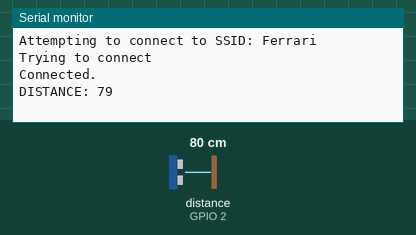
The sketch below on a simulated ESP32. On the bench: the last lines printed to the serial monitor. Wiring (inferred from the names in the program): ultrasonic range finder: trigger GPIO 4; echo GPIO 2. Inputs (shaded band) come from the test bench; at power-on: distance to the obstacle (sensor on GPIO 2) 80 cm. The echo pulse lasts 58.3 µs per cm; WiFi joins after 1.5 s; servers stay silent unless stated.

Above: at 5.3 s.
5.4 s: distance to the obstacle (sensor on GPIO 2) set to 2 cm
At 6.1 s:
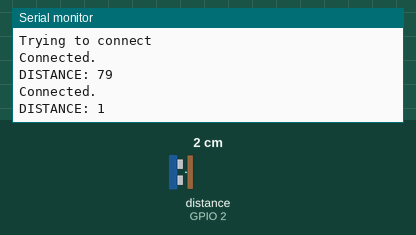
7.8 s: distance to the obstacle (sensor on GPIO 2) set to 4 cm
At 9.7 s:
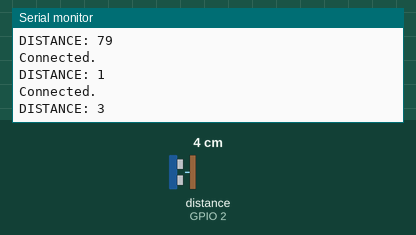
10.2 s: distance to the obstacle (sensor on GPIO 2) set to 9 cm
At 11.3 s:
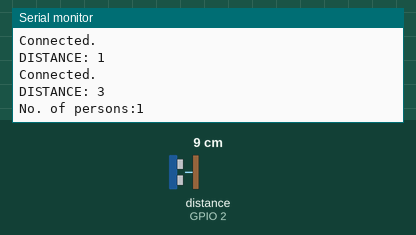
Timing chart, 0 to 13.2 s (numbered marks = the images above; inputs shaded):
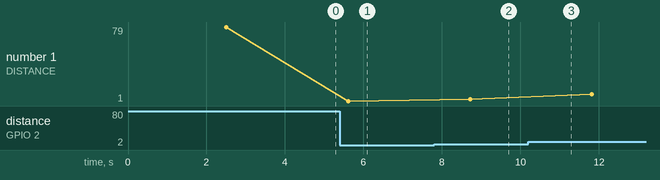

Measured:
- after the input at 5.4 s, the serial monitor: prints a new line after 0.21 s (image 1)
- after the input at 7.8 s, the serial monitor: prints a new line after 0.92 s (image 2)
- after the input at 10.2 s, the serial monitor: prints a new line after 0.52 s (image 3)
- plotted number 1: 79 → 1 after the input at 5.4 s, 1 → 3 after the input at 7.8 s, 3 → 8 after the input at 10.2 s

The sketch:

HC_SR04_Distance_Count.ino
```cpp
#include <WiFi.h>       //include library for wifi
#include "ThingSpeak.h"  //include library for wifi
#define TRIG 4
#define RECEIV 2

char ssid[] = "Ferrari";   // your network SSID (name)
char pass[] = "pawan@@0433kant";

WiFiClient  client;

unsigned long myChannelNumber = 1646257;       //channal id from thingspeak
const char * myWriteAPIKey = "PP5WKR0LQ3CL8QO9";   // write api kay from thingspeak
const int ChannelField1 =1;   //channel field 1 for temp
const int ChannelField2 =2;   //channel field 1 for humidity

void setup()
  {
    // put your setup code here, to run once:
    Serial.begin(115200);
    pinMode(TRIG, OUTPUT);
    pinMode(RECEIV, INPUT);

    WiFi.mode(WIFI_STA);
  ThingSpeak.begin(client);  // Initialize ThingSpeak
  }

void loop()
{
  // put your main code here, to run repeatedly:

   if(WiFi.status() != WL_CONNECTED)
  {
    Serial.print("Attempting to connect to SSID: ");
    Serial.println(ssid);

    while(WiFi.status() != WL_CONNECTED)
    {
      WiFi.begin(ssid, pass);  // Connect to WPA/WPA2 network. Change this line if using open or WEP network
      Serial.print("Trying to connect\n");
      delay(2500);                             //THIS IS THE MINIMUM TIME REQUIRED TO CONNECT TO WI-FI
    }
  }
  Serial.println("\nConnected.");

  int distance, distance1;

  long duration;

  static int count = 0;

  digitalWrite(TRIG, LOW);
  delayMicroseconds(2);

  digitalWrite(TRIG, HIGH);
  delayMicroseconds(10);

  digitalWrite(TRIG, LOW);

  duration = pulseIn(RECEIV, HIGH);

  distance = (duration * 0.034)/2;

  Serial.print("DISTANCE: ");
  Serial.print(distance);
  Serial.print("\n");

  Serial.print("\n");
  delay(2000);
//------------------------------------------------------------

  digitalWrite(TRIG, LOW);
  delayMicroseconds(2);

  digitalWrite(TRIG, HIGH);
  delayMicroseconds(10);

  digitalWrite(TRIG, LOW);

  duration = pulseIn(RECEIV, HIGH);
  distance1 = (duration * 0.034)/2;
  /*Serial.print("DISTANCE1: ");
  Serial.print(distance1);
  Serial.print("\n");
  Serial.print("\n");*/

  if(distance1 != distance)
  {
    count = count + 1;
    Serial.print("No. of persons:");
    Serial.print(count);
    Serial.print("\n");
  }
  delay(500);

  ThingSpeak.writeField( myChannelNumber, ChannelField1, distance, myWriteAPIKey);
  ThingSpeak.writeField( myChannelNumber, ChannelField2, count, myWriteAPIKey);

}
```
